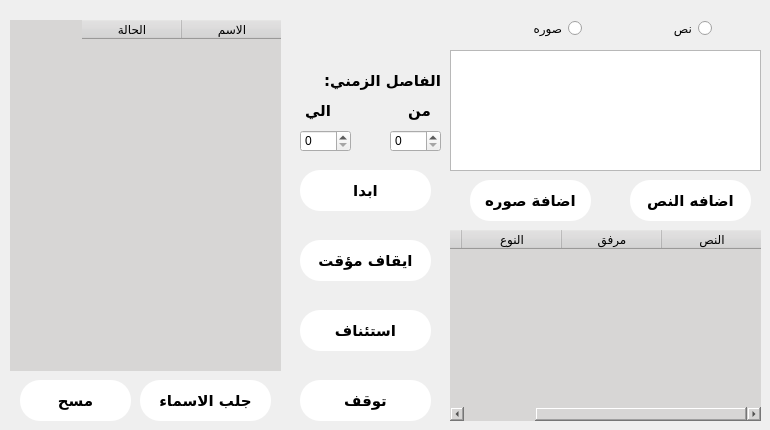
     <widget class="QWidget" name="tab_3">
      <attribute name="title">
       <string>ارسال للجروبات</string>
      </attribute>
      <widget class="QTextEdit" name="textEdit_2">
       <property name="geometry">
        <rect>
         <x>450</x>
         <y>50</y>
         <width>311</width>
         <height>121</height>
        </rect>
       </property>
       <property name="layoutDirection">
        <enum>Qt::RightToLeft</enum>
       </property>
      </widget>
      <widget class="QPushButton" name="pushButton_28">
       <property name="geometry">
        <rect>
         <x>630</x>
         <y>180</y>
         <width>121</width>
         <height>41</height>
        </rect>
       </property>
       <property name="font">
        <font>
         <family>Almarai</family>
         <pointsize>11</pointsize>
         <weight>75</weight>
         <bold>true</bold>
        </font>
       </property>
       <property name="cursor">
        <cursorShape>PointingHandCursor</cursorShape>
       </property>
       <property name="styleSheet">
        <string notr="true">border-radius: 20px;
background-color: rgb(255, 255, 255);
</string>
       </property>
       <property name="text">
        <string>اضافه النص</string>
       </property>
       <property name="iconSize">
        <size>
         <width>200</width>
         <height>50</height>
        </size>
       </property>
      </widget>
      <widget class="QRadioButton" name="radioButton_3">
       <property name="geometry">
        <rect>
         <x>630</x>
         <y>20</y>
         <width>82</width>
         <height>17</height>
        </rect>
       </property>
       <property name="layoutDirection">
        <enum>Qt::RightToLeft</enum>
       </property>
       <property name="text">
        <string>نص</string>
       </property>
      </widget>
      <widget class="QTableWidget" name="tableWidget_6">
       <property name="geometry">
        <rect>
         <x>10</x>
         <y>20</y>
         <width>271</width>
         <height>351</height>
        </rect>
       </property>
       <property name="layoutDirection">
        <enum>Qt::RightToLeft</enum>
       </property>
       <property name="autoFillBackground">
        <bool>false</bool>
       </property>
       <property name="styleSheet">
        <string notr="true">border: none;
background-color: #d7d6d5;
</string>
       </property>
       <property name="textElideMode">
        <enum>Qt::ElideRight</enum>
       </property>
       <column>
        <property name="text">
         <string>الاسم</string>
        </property>
       </column>
       <column>
        <property name="text">
         <string>الحالة</string>
        </property>
       </column>
      </widget>
      <widget class="QPushButton" name="pushButton_29">
       <property name="geometry">
        <rect>
         <x>140</x>
         <y>380</y>
         <width>131</width>
         <height>41</height>
        </rect>
       </property>
       <property name="font">
        <font>
         <family>Almarai</family>
         <pointsize>11</pointsize>
         <weight>75</weight>
         <bold>true</bold>
        </font>
       </property>
       <property name="cursor">
        <cursorShape>PointingHandCursor</cursorShape>
       </property>
       <property name="styleSheet">
        <string notr="true">border-radius: 20px;
background-color: rgb(255, 255, 255);
</string>
       </property>
       <property name="text">
        <string>جلب الاسماء</string>
       </property>
       <property name="iconSize">
        <size>
         <width>200</width>
         <height>50</height>
        </size>
       </property>
      </widget>
      <widget class="QTableWidget" name="tableWidget_7">
       <property name="geometry">
        <rect>
         <x>450</x>
         <y>230</y>
         <width>311</width>
         <height>191</height>
        </rect>
       </property>
       <property name="layoutDirection">
        <enum>Qt::RightToLeft</enum>
       </property>
       <property name="autoFillBackground">
        <bool>false</bool>
       </property>
       <property name="styleSheet">
        <string notr="true">border: none;
background-color: #d7d6d5;
</string>
       </property>
       <property name="textElideMode">
        <enum>Qt::ElideRight</enum>
       </property>
       <column>
        <property name="text">
         <string>النص</string>
        </property>
       </column>
       <column>
        <property name="text">
         <string>مرفق</string>
        </property>
       </column>
       <column>
        <property name="text">
         <string>النوع</string>
        </property>
       </column>
       <column>
        <property name="text">
         <string/>
        </property>
       </column>
      </widget>
      <widget class="QPushButton" name="pushButton_30">
       <property name="geometry">
        <rect>
         <x>300</x>
         <y>170</y>
         <width>131</width>
         <height>41</height>
        </rect>
       </property>
       <property name="font">
        <font>
         <family>Almarai</family>
         <pointsize>11</pointsize>
         <weight>75</weight>
         <bold>true</bold>
        </font>
       </property>
       <property name="cursor">
        <cursorShape>PointingHandCursor</cursorShape>
       </property>
       <property name="styleSheet">
        <string notr="true">border-radius: 20px;
background-color: rgb(255, 255, 255);
</string>
       </property>
       <property name="text">
        <string>ابدا</string>
       </property>
       <property name="iconSize">
        <size>
         <width>200</width>
         <height>50</height>
        </size>
       </property>
      </widget>
      <widget class="QRadioButton" name="radioButton_4">
       <property name="geometry">
        <rect>
         <x>500</x>
         <y>20</y>
         <width>82</width>
         <height>17</height>
        </rect>
       </property>
       <property name="layoutDirection">
        <enum>Qt::RightToLeft</enum>
       </property>
       <property name="text">
        <string>صوره</string>
       </property>
      </widget>
      <widget class="QPushButton" name="pushButton_31">
       <property name="geometry">
        <rect>
         <x>300</x>
         <y>240</y>
         <width>131</width>
         <height>41</height>
        </rect>
       </property>
       <property name="font">
        <font>
         <family>Almarai</family>
         <pointsize>11</pointsize>
         <weight>75</weight>
         <bold>true</bold>
        </font>
       </property>
       <property name="cursor">
        <cursorShape>PointingHandCursor</cursorShape>
       </property>
       <property name="styleSheet">
        <string notr="true">border-radius: 20px;
background-color: rgb(255, 255, 255);
</string>
       </property>
       <property name="text">
        <string>ايقاف مؤقت</string>
       </property>
       <property name="iconSize">
        <size>
         <width>200</width>
         <height>50</height>
        </size>
       </property>
      </widget>
      <widget class="QPushButton" name="pushButton_32">
       <property name="geometry">
        <rect>
         <x>470</x>
         <y>180</y>
         <width>121</width>
         <height>41</height>
        </rect>
       </property>
       <property name="font">
        <font>
         <family>Almarai</family>
         <pointsize>11</pointsize>
         <weight>75</weight>
         <bold>true</bold>
        </font>
       </property>
       <property name="cursor">
        <cursorShape>PointingHandCursor</cursorShape>
       </property>
       <property name="styleSheet">
        <string notr="true">border-radius: 20px;
background-color: rgb(255, 255, 255);
</string>
       </property>
       <property name="text">
        <string>اضافة صوره</string>
       </property>
       <property name="iconSize">
        <size>
         <width>200</width>
         <height>50</height>
        </size>
       </property>
      </widget>
      <widget class="QPushButton" name="pushButton_33">
       <property name="geometry">
        <rect>
         <x>300</x>
         <y>310</y>
         <width>131</width>
         <height>41</height>
        </rect>
       </property>
       <property name="font">
        <font>
         <family>Almarai</family>
         <pointsize>11</pointsize>
         <weight>75</weight>
         <bold>true</bold>
        </font>
       </property>
       <property name="cursor">
        <cursorShape>PointingHandCursor</cursorShape>
       </property>
       <property name="styleSheet">
        <string notr="true">border-radius: 20px;
background-color: rgb(255, 255, 255);
</string>
       </property>
       <property name="text">
        <string>استئناف</string>
       </property>
       <property name="iconSize">
        <size>
         <width>200</width>
         <height>50</height>
        </size>
       </property>
      </widget>
      <widget class="QPushButton" name="pushButton_34">
       <property name="geometry">
        <rect>
         <x>20</x>
         <y>380</y>
         <width>111</width>
         <height>41</height>
        </rect>
       </property>
       <property name="font">
        <font>
         <family>Almarai</family>
         <pointsize>11</pointsize>
         <weight>75</weight>
         <bold>true</bold>
        </font>
       </property>
       <property name="cursor">
        <cursorShape>PointingHandCursor</cursorShape>
       </property>
       <property name="styleSheet">
        <string notr="true">border-radius: 20px;
background-color: rgb(255, 255, 255);
</string>
       </property>
       <property name="text">
        <string>مسح</string>
       </property>
       <property name="iconSize">
        <size>
         <width>200</width>
         <height>50</height>
        </size>
       </property>
      </widget>
      <widget class="QPushButton" name="pushButton_35">
       <property name="geometry">
        <rect>
         <x>300</x>
         <y>380</y>
         <width>131</width>
         <height>41</height>
        </rect>
       </property>
       <property name="font">
        <font>
         <family>Almarai</family>
         <pointsize>11</pointsize>
         <weight>75</weight>
         <bold>true</bold>
        </font>
       </property>
       <property name="cursor">
        <cursorShape>PointingHandCursor</cursorShape>
       </property>
       <property name="styleSheet">
        <string notr="true">border-radius: 20px;
background-color: rgb(255, 255, 255);
</string>
       </property>
       <property name="text">
        <string>توقف</string>
       </property>
       <property name="iconSize">
        <size>
         <width>200</width>
         <height>50</height>
        </size>
       </property>
      </widget>
      <widget class="QSpinBox" name="spinBox">
       <property name="geometry">
        <rect>
         <x>300</x>
         <y>130</y>
         <width>51</width>
         <height>22</height>
        </rect>
       </property>
      </widget>
      <widget class="QLabel" name="label_6">
       <property name="geometry">
        <rect>
         <x>320</x>
         <y>70</y>
         <width>121</width>
         <height>21</height>
        </rect>
       </property>
       <property name="font">
        <font>
         <family>Almarai</family>
         <pointsize>11</pointsize>
         <weight>75</weight>
         <bold>true</bold>
        </font>
       </property>
       <property name="text">
        <string>الفاصل الزمني:</string>
       </property>
      </widget>
      <widget class="QLabel" name="label_19">
       <property name="geometry">
        <rect>
         <x>390</x>
         <y>100</y>
         <width>41</width>
         <height>21</height>
        </rect>
       </property>
       <property name="font">
        <font>
         <family>Almarai</family>
         <pointsize>11</pointsize>
         <weight>75</weight>
         <bold>true</bold>
        </font>
       </property>
       <property name="text">
        <string>من</string>
       </property>
      </widget>
      <widget class="QLabel" name="label_20">
       <property name="geometry">
        <rect>
         <x>290</x>
         <y>100</y>
         <width>41</width>
         <height>21</height>
        </rect>
       </property>
       <property name="font">
        <font>
         <family>Almarai</family>
         <pointsize>11</pointsize>
         <weight>75</weight>
         <bold>true</bold>
        </font>
       </property>
       <property name="text">
        <string>الي</string>
       </property>
      </widget>
      <widget class="QSpinBox" name="spinBox_3">
       <property name="geometry">
        <rect>
         <x>390</x>
         <y>130</y>
         <width>51</width>
         <height>22</height>
        </rect>
       </property>
      </widget>
     </widget>
